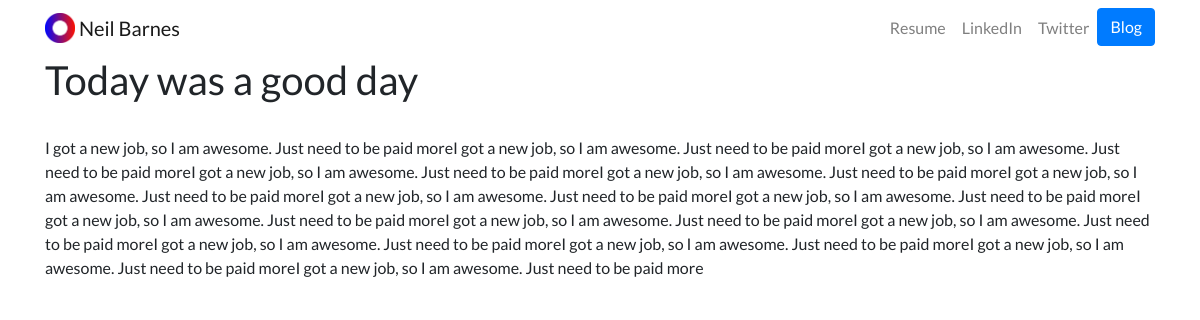
Page /blog/1/ on the committed database.
### blog/models.py (models this page shows, shortened)
class Blog(models.Model):
    title = models.CharField(max_length=200)
    description = models.TextField()
    date = models.DateField(auto_now=False)

### blog/views.py (the view)
# urls.py: path('<int:blog_id>/', views.detail, name='detail'),
def detail(request, blog_id):
    blog = get_object_or_404(Blog, pk=blog_id)
    return render(request, 'blog/detail.html', {'blog':blog})

### blog/templates/blog/detail.html
{% extends 'portfolio/base.html' %}
{% block content %}
<h1>{{ blog.title }}</h1>
<br>
<p>{{ blog.description }}</p>
{% endblock %}

### portfolio/static/portfolio/custom.css (style rules this page uses)
body { font-family: 'Lato', sans-serif; }

### rows in the picture
Blog: title "Today was a good day", description "I got a new job, so I am awesome. Just need to be paid moreI got a new job, so I am awesome. Just need to be paid moreI got a new job, so I am awesome. Just need to be paid moreI got a new job, so I am awesome. Just need to be paid moreI got a new job, so I am awesome. Just need to be paid moreI got a new job, so I am awesome. Just need to be paid moreI got a new job, so I am awesome. Just need to be paid moreI got a new job, so I am awesome. Just need to be paid moreI got a new job, so I am awesome. Just need to be paid moreI got a new job, so I am awesome. Just need to be paid moreI got a new job, so I am awesome. Just need to be paid moreI got a new job, so I am awesome. Just need to be…"
